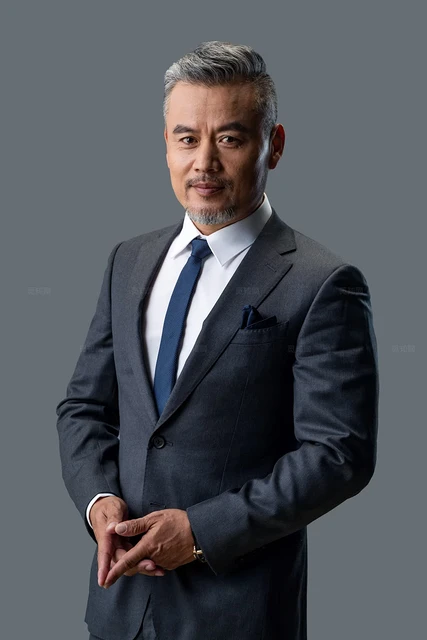
#> input picture pythonProject1/img/2.jpg, 427 x 640 px
$ python test2.py
#> lines starting #> are read from the running program, lines starting #| are printed output that depends on the picture
import cv2
from cv2.typing import map_int_and_double

def recognize_graph():
    # 读取图片
    filepath = "img/2.jpg"
    img = cv2.imread(filepath)
#> img is the input picture: shape (640, 427, 3); mean B, G, R 91.2, 85.3, 81.8
    img = cv2.resize(img, (600, int(img.shape[0] * (600 / img.shape[1])))) #设置分辨率
#> img: shape (899, 600, 3)

    # 转换为灰度图像
    gray = cv2.cvtColor(img, cv2.COLOR_BGR2GRAY)
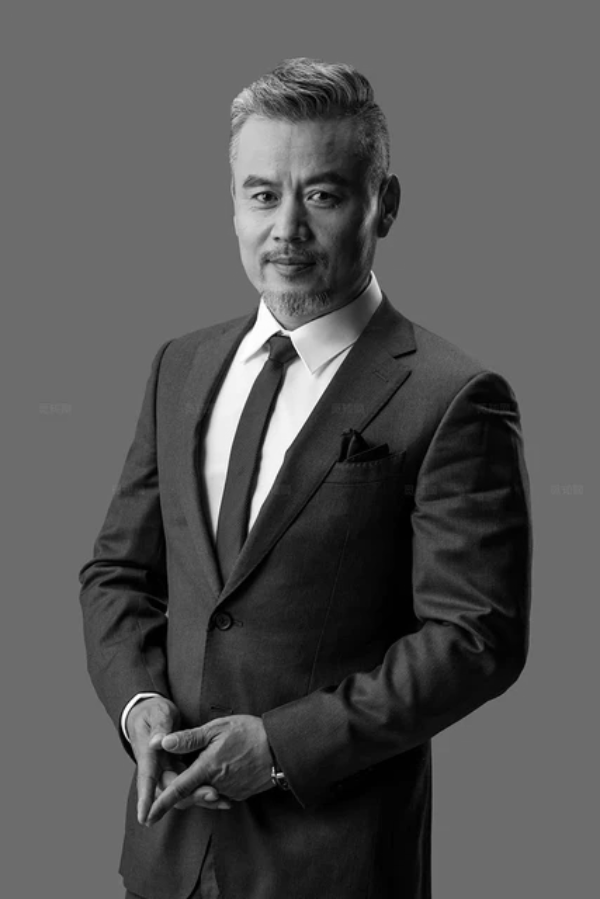
#> gray: shape (899, 600); min 0, max 254, mean 84.7

    # 使用默认的人脸分类器
    classifier = cv2.CascadeClassifier(cv2.data.haarcascades + "haarcascade_frontalface_default.xml")

    # 定义绘制颜色
    color = (0, 255, 255)

    # 调用识别人脸
    faceRects = classifier.detectMultiScale(gray, scaleFactor=1.1, minNeighbors=5, minSize=(30, 30))
#> faceRects = [[212, 132, 163, 163]]

    # 检测到人脸时，绘制矩形框和标记
    if len(faceRects):
        for faceRect in faceRects:
            x, y, w, h = faceRect
            # 框出人脸
            cv2.rectangle(img, (x, y), (x + w, y + h), color, 2)
            # 左眼
            cv2.circle(img, (x + w // 3, y + h // 4 + 30), min(w // 10, h // 10), color)
            # 右眼
            cv2.circle(img, (x + 2 * w // 3, y + h // 4 + 30), min(w // 10, h // 10), color)
            # 嘴巴
            cv2.rectangle(img, (x + 3 * w // 8, y + 3 * h // 4), (x + 5 * w // 8, y + 7 * h // 8), color)
#> this loop made 1 pass
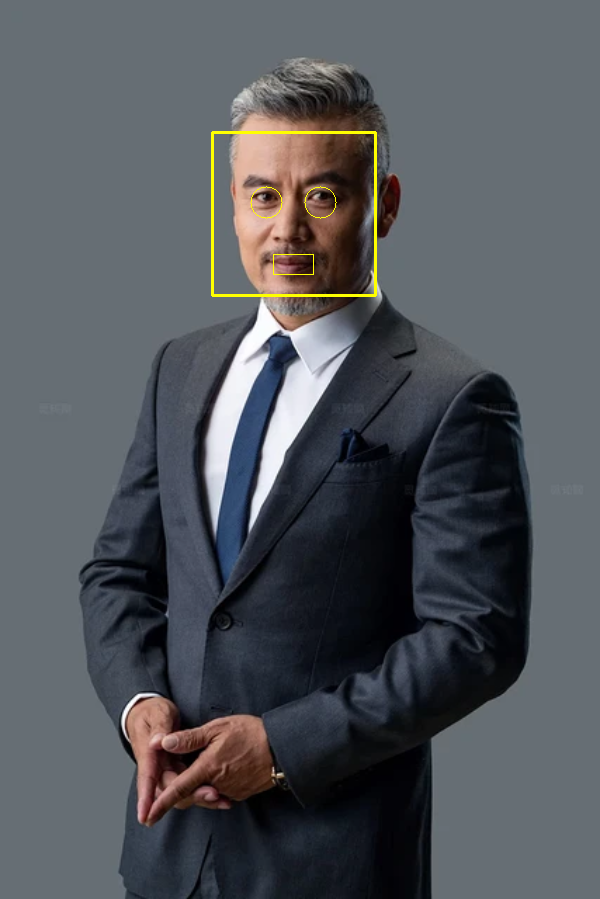
#> img: shape (899, 600, 3); mean B, G, R 90.7, 85.9, 82.4

    # 显示图像
    cv2.imshow("image", img)

    # 等待用户按键
    cv2.waitKey(0)
    cv2.destroyAllWindows()

if __name__ == '__main__':
    recognize_graph()

$ run again, with pythonProject1/img/1.jpg copied over pythonProject1/img/2.jpg
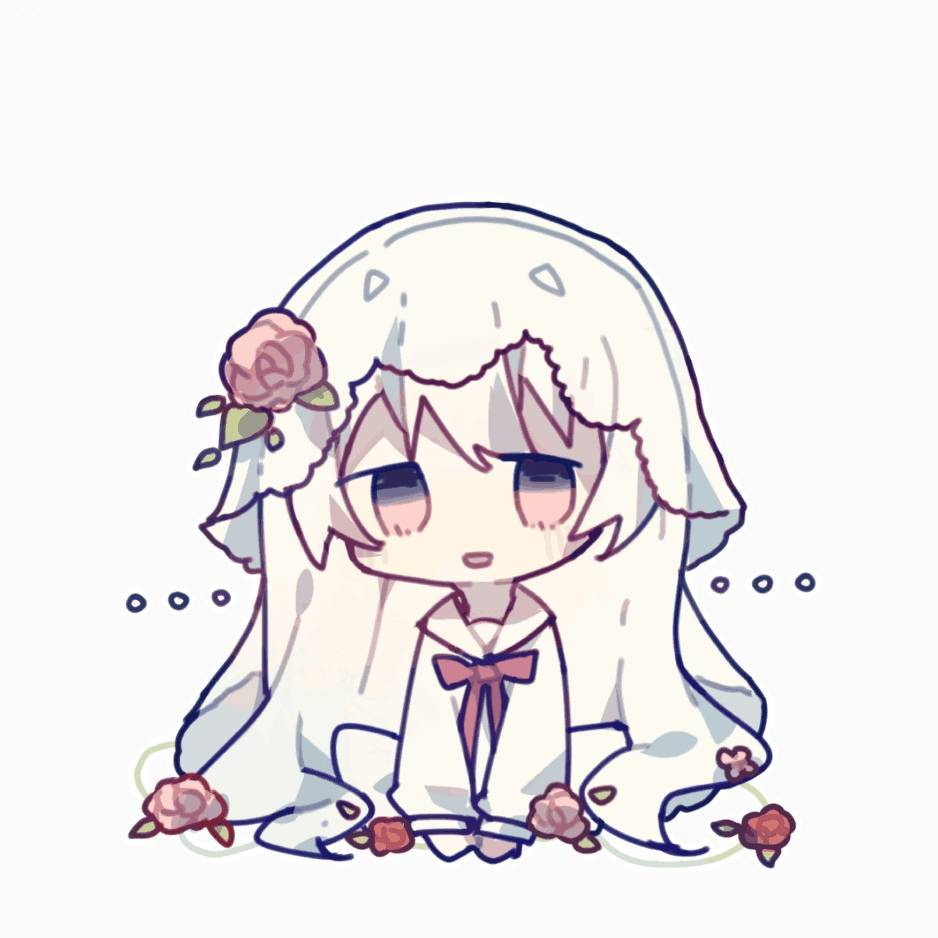
#> input picture pythonProject1/img/1.jpg, 938 x 938 px
#> in recognize_graph, img is the input picture: shape (938, 938, 3); mean B, G, R 233.4, 231.6, 235.5
#> img: shape (600, 600, 3)
#> in recognize_graph, `gray = cv2.cvtColor(img, cv2.COLOR_BGR2GRAY)`:
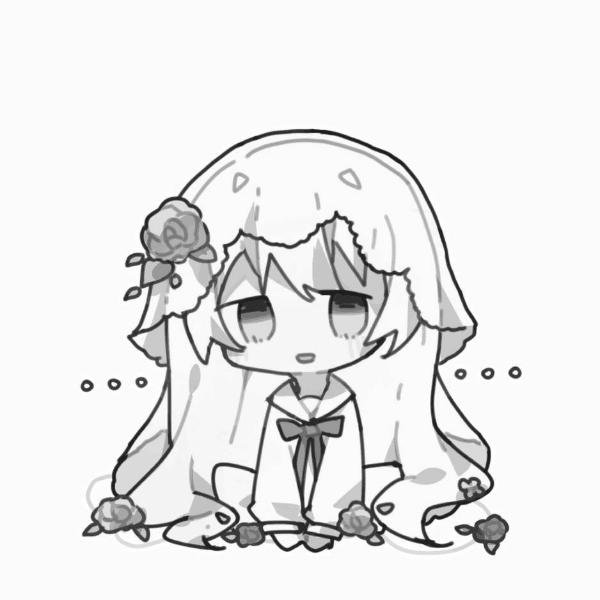
#> gray: shape (600, 600); min 17, max 255, mean 232.9
#> faceRects = ()
